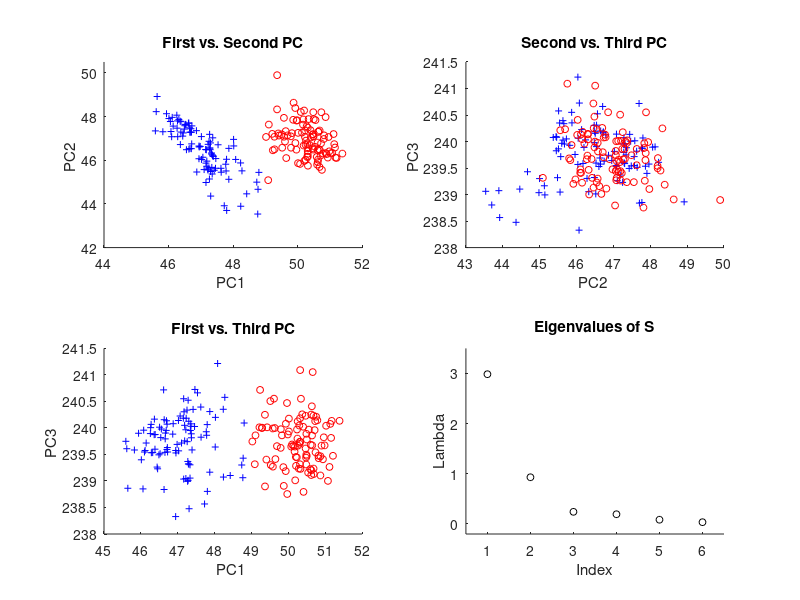

Reproduce this figure in MATLAB.
% ---------------------------------------------------------------------
% Book:         MVA
% ---------------------------------------------------------------------
% Quantlet:     MVApcabank
% ---------------------------------------------------------------------
% Description:  MVApcabank performs a PCA for the Swiss bank notes 
%               ("bank2.dat") and shows the first three principal 
%               components in two-dimensional scatterplots. 
%               Additionally, a screeplot of the eigenvalues is 
%               displayed.
% ---------------------------------------------------------------------
% Usage:        MVApcabank
% ---------------------------------------------------------------------
% Inputs:       none
% ---------------------------------------------------------------------
% Output:       Performs a PCA for the Swiss bank notes ("bank2.dat") 
%               and shows the first three principal components in 
%               two-dimensional scatterplots. 
%               Additionally, a screeplot of the eigenvalues is 
%               displayed.
% ---------------------------------------------------------------------
% Example:     
% ---------------------------------------------------------------------
% Author:       Wolfgang Haerdle, Jorge Patron, Vladimir Georgescu, 
%               Song Song
% ---------------------------------------------------------------------

% Note: Matlab decomposes matrixes differently from Xplore(MVA book), and
% hence some of the eigenvectors have different signs. This does not change
% the results, but it does change the order of the graph by inverting the
% axes around the origin (Not always, and not necessarily all of the axis;
% it depends on which eigenvectors we choose to plot)
% In this case, the plots are inverted(Compared with plots in the book)     

x=load('bank2.dat');
y=vertcat(ones(100,1),zeros(100,1));% Creates column with ones in the first 100 rows and zeros in the rest
%This column vectors enables us to use the 'gscatter'command to plot the data in groups.
[n p]=size(x);
adjust=(n-1)*cov(x)/n;
[v e]=eigs(adjust,p,'la');          % Calculates eigenvalues and eigenvectors and sorts them by size
e1=(e*ones(p,1))';                  % Creates column vector of eigenvalues

%Plotting eigenvalues
nr=1:6;
subplot(2,2,4)
scatter(nr,e1,25,'k')
xlabel('Index')
ylabel('Lambda')
title('Eigenvalues of S')
xlim([0.5 6.5])
ylim([-0.2 3.5])


x=x*v; %Data multiplied by eigenvectors
 
%Plot of the first vs. second PC
subplot(2,2,1)
gscatter(x(:,1),x(:,2),y,'br','+o',5,'off')
xlabel('PC1 ')
ylabel('PC2 ')
title('First vs. Second PC')
xlim([44 52])
ylim([42 50.5])

%Plot of the second vs. third PC
subplot(2,2,2)
gscatter(x(:,2),x(:,3),y,'br','+o',5,'off')
xlabel('PC2 ')
ylabel('PC3 ')
title('Second vs. Third PC')

%Plot of the first vs. third PC
subplot(2,2,3)
gscatter(x(:,1),x(:,3),y,'br','+o',5,'off')
xlabel('PC1 ')
ylabel('PC3 ')
title('First vs. Third PC')
hold off
